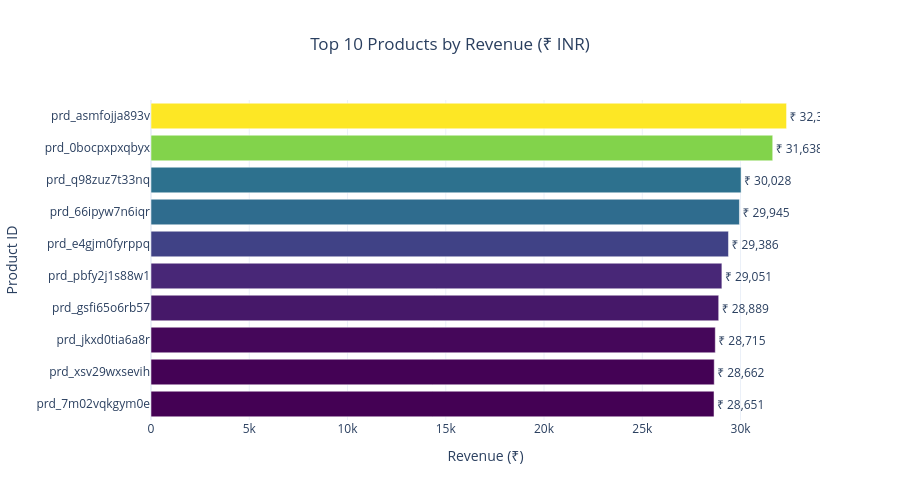

The cell this chart's notebook holds for it:
### Code cell
2. # Sales Analysis

# Top 10 products by revenue:
df = run("""
SELECT 
    p.product_id,
    SUM(oi.price * oi.quantity) AS total_revenue
FROM order_items oi
JOIN products p
ON oi.product_id = p.product_id
GROUP BY p.product_id
ORDER BY total_revenue DESC
LIMIT 10
""")

import plotly.graph_objects as go

# Sort for better visualization
df = df.sort_values(by='total_revenue', ascending=True)

fig = go.Figure()

fig.add_trace(go.Bar(
    x=df['total_revenue'],
    y=df['product_id'],
    orientation='h',
    text=df['total_revenue'].apply(lambda x: f"₹ {x:,.0f}"),
    textposition='outside',
    marker=dict(
        color=df['total_revenue'],
        colorscale='Viridis'
    )
))

fig.update_layout(
    title="Top 10 Products by Revenue (₹ INR)",
    xaxis_title="Revenue (₹)",
    yaxis_title="Product ID",
    template="plotly_white",
    title_x=0.5,
    height=500
)

fig.show()

### Figure 1 — Plotly figure (JSON) as saved in the notebook; plotly's stock layout.template omitted (floating-point values rounded to 4 significant figures)
{"data": [{"marker": {"color": [28650.0, 28660.0, 28720.0, 28890.0, 29050.0, 29390.0, 29940.0, 30030.0, 31640.0, 32340.0], "colorscale": [[0, "#440154"], [0.1111, "#482878"], [0.2222, "#3e4989"], [0.3333, "#31688e"], [0.4444, "#26828e"], [0.5556, "#1f9e89"], [0.6667, "#35b779"], [0.7778, "#6ece58"], [0.8889, "#b5de2b"], [1, "#fde725"]]}, "orientation": "h", "text": ["₹ 28,651", "₹ 28,662", "₹ 28,715", "₹ 28,889", "₹ 29,051", "₹ 29,386", "₹ 29,945", "₹ 30,028", "₹ 31,638", "₹ 32,342"], "textposition": "outside", "type": "bar", "x": [28650.0, 28660.0, 28720.0, 28890.0, 29050.0, 29390.0, 29940.0, 30030.0, 31640.0, 32340.0], "y": ["prd_7m02vqkgym0e", "prd_xsv29wxsevih", "prd_jkxd0tia6a8r", "prd_gsfi65o6rb57", "prd_pbfy2j1s88w1", "prd_e4gjm0fyrppq", "prd_66ipyw7n6iqr", "prd_q98zuz7t33nq", "prd_0bocpxpxqbyx", "prd_asmfojja893v"]}], "layout": {"height": 500, "title": {"text": "Top 10 Products by Revenue (₹ INR)", "x": 0.5}, "xaxis": {"title": {"text": "Revenue (₹)"}}, "yaxis": {"title": {"text": "Product ID"}}}}
